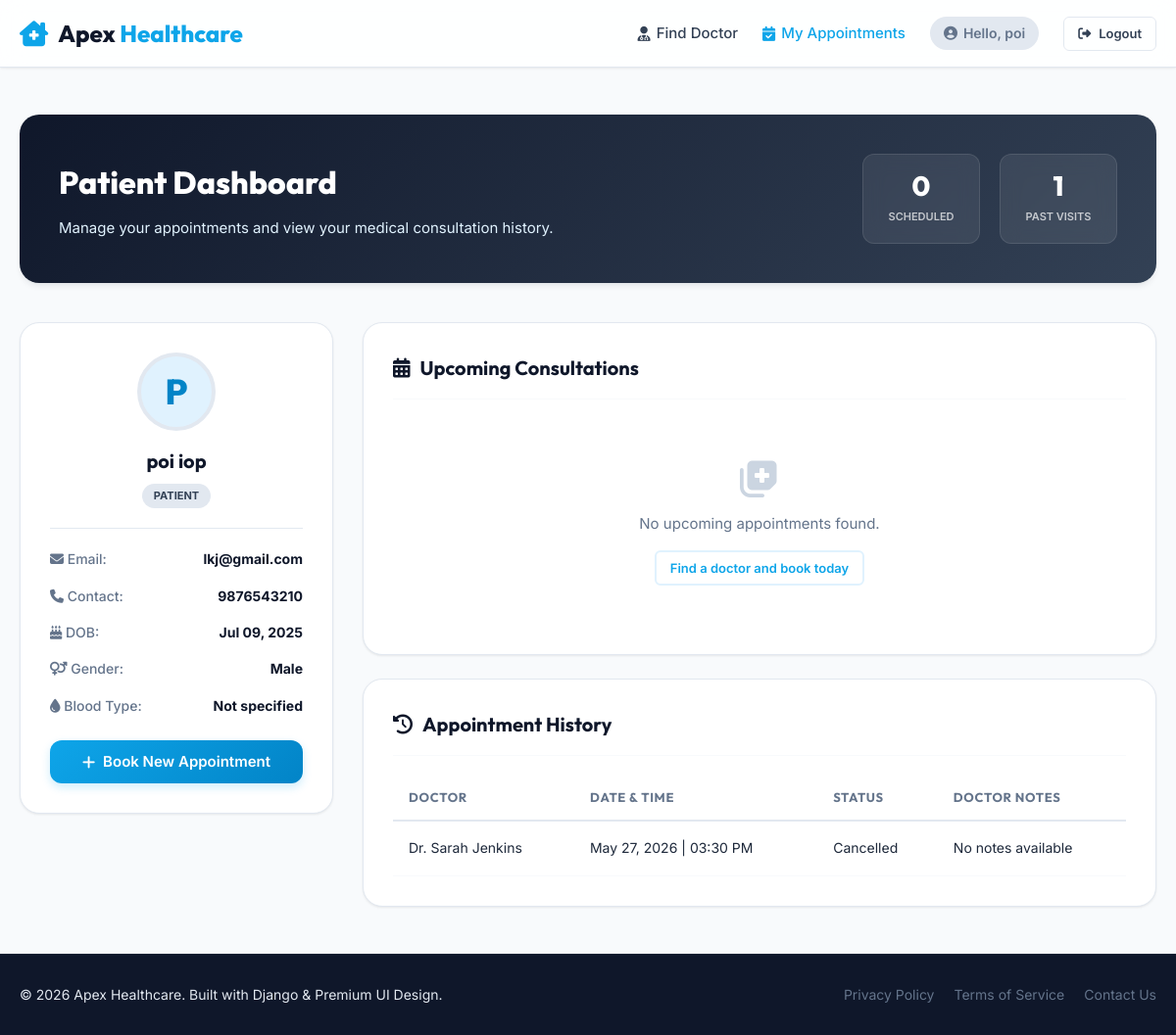
The app's page /dashboard/patient/ (signed in), older data.
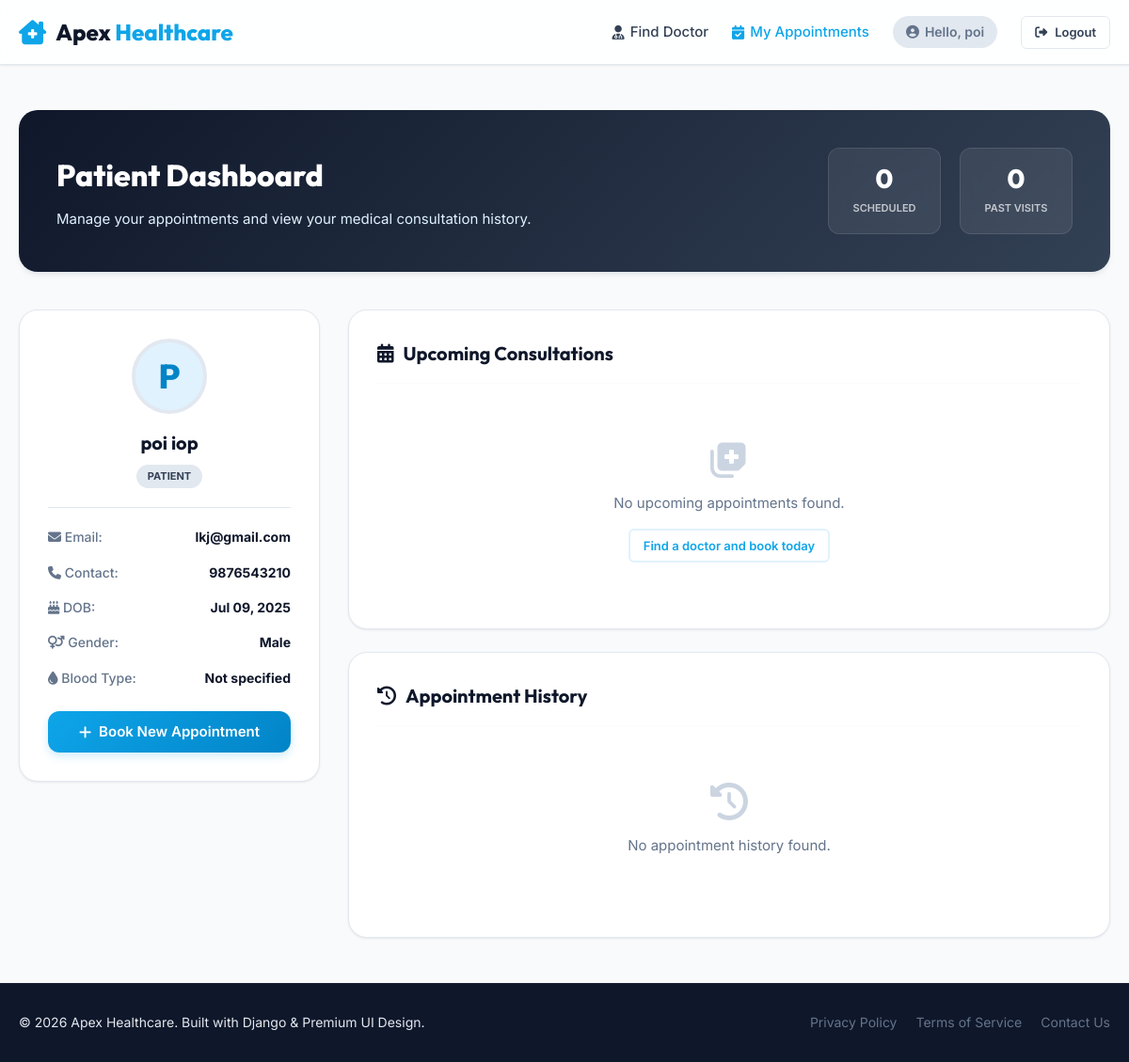
The same page, newer data.
### booking/models.py (models this page shows, shortened)
class PatientProfile(models.Model):
    user = models.OneToOneField(User, on_delete=models.CASCADE, related_name='patient_profile')
    phone_number = models.CharField(max_length=15)
    date_of_birth = models.DateField()
    gender = models.CharField(max_length=10, choices=GENDER_CHOICES)
    blood_group = models.CharField(max_length=5, blank=True, null=True)

class Appointment(models.Model):
    patient = models.ForeignKey(PatientProfile, on_delete=models.CASCADE, related_name='appointments')
    doctor = models.ForeignKey(DoctorProfile, on_delete=models.CASCADE, related_name='appointments')
    date = models.DateField()
    time_slot = models.TimeField()
    status = models.CharField(max_length=15, choices=STATUS_CHOICES, default='Scheduled')
    symptoms = models.TextField(blank=True, null=True)
    doctor_notes = models.TextField(blank=True, null=True)
    created_at = models.DateTimeField(auto_now_add=True)
    class Meta:
        ordering = ['-date', '-time_slot']
        unique_together = ('doctor', 'date', 'time_slot')

class DoctorProfile(models.Model):
    user = models.OneToOneField(User, on_delete=models.CASCADE, related_name='doctor_profile')
    specialization = models.CharField(max_length=50, choices=SPECIALIZATIONS)
    bio = models.TextField()
    consultation_fee = models.DecimalField(max_digits=8, decimal_places=2)
    experience_years = models.PositiveIntegerField()
    profile_picture_url = models.URLField(max_length=500, blank=True, null=True)

### booking/views.py (the view)
# urls.py: path('dashboard/patient/', views.patient_dashboard, name='patient_dashboard'),
@login_required
def patient_dashboard(request):
    if not hasattr(request.user, 'patient_profile'):
        messages.error(request, "Dashboard only accessible to patients.")
        return redirect('home')
    patient = request.user.patient_profile
    appointments = Appointment.objects.filter(patient=patient)
    upcoming = appointments.filter(date__gte=date.today(), status='Scheduled').order_by('date', 'time_slot')
    past = appointments.exclude(id__in=upcoming.values_list('id', flat=True)).order_by('-date', '-time_slot')
    context = {
        'upcoming': upcoming,
        'past': past,
        'patient': patient,
    }
    return render(request, 'booking/patient_dashboard.html', context)

### booking/templates/booking/patient_dashboard.html (shortened to what this page needs)
{% extends 'booking/base.html' %}
{% block content %}
<div class="container py-5">
    <div class="dashboard-banner">
        <div class="banner-content">
            <h1>Patient Dashboard</h1>
            <p>
                Manage your appointments and view your
                medical consultation history.
            </p>
        </div>
        <div class="banner-stats">
            <div class="banner-stat-card">
                <span class="stat-num">
                    {{ upcoming|length }}
                </span>
                <span class="stat-title">
                    Scheduled
                </span>
            </div>
            <div class="banner-stat-card">
                <span class="stat-num">
                    {{ past|length }}
                </span>
                <span class="stat-title">
                    Past Visits
                </span>
            </div>
        </div>
    </div>
    <div class="dashboard-grid">
        <div class="patient-sidebar">
            <div class="sidebar-card">
                <div class="profile-summary-header">
                    <div class="profile-avatar-char">
                        {{ patient.user.first_name.0|default:patient.user.username.0|upper }}
                    </div>
                    <h3>
                        {{ patient.user.get_full_name|default:patient.user.username }}
                    </h3>
                    <span class="badge-role">
                        Patient
                    </span>
                </div>
                <hr class="divider">
                <div class="profile-details-list">
                    <div class="detail-item">
                        <span class="detail-label">
                            <i class="fa-solid fa-envelope"></i>
                            Email:
                        </span>
                        <span class="detail-val">
                            {{ patient.user.email }}
                        </span>
                    </div>
                    <div class="detail-item">
                        <span class="detail-label">
                            <i class="fa-solid fa-phone"></i>
                            Contact:
                        </span>
                        <span class="detail-val">
                            {{ patient.phone_number }}
                        </span>
                    </div>
                    <div class="detail-item">
                        <span class="detail-label">
                            <i class="fa-solid fa-cake-candles"></i>
                            DOB:
                        </span>
                        <span class="detail-val">
                            {{ patient.date_of_birth|date:"M d, Y" }}
                        </span>
                    </div>
                    <div class="detail-item">
                        <span class="detail-label">
                            <i class="fa-solid fa-venus-mars"></i>
                            Gender:
                        </span>
                        <span class="detail-val">
                            {{ patient.gender }}
                        </span>
                    </div>
                    <div class="detail-item">
                        <span class="detail-label">
                            <i class="fa-solid fa-droplet"></i>
                            Blood Type:
                        </span>
                        <span class="detail-val">
                            {{ patient.blood_group|default:"Not specified" }}
                        </span>
                    </div>
                </div>
                <a href="{% url 'home' %}"
                   class="btn btn-primary btn-block mt-4">
                    <i class="fa-solid fa-plus"></i>
                    Book New Appointment
                </a>
            </div>
        </div>
        <div class="dashboard-main-panel">
            <div class="content-card mb-4">
                <h3 class="panel-section-title">
                    <i class="fa-solid fa-calendar-days text-primary"></i>
                    Upcoming Consultations
                </h3>
                {% if upcoming %}
                    <div class="appointments-list">
                        {% for appt in upcoming %}
                            <div class="appointment-row-card">
                                <div class="appt-meta-info">
                                    <div class="appt-doctor">
                                        <i class="fa-solid fa-user-md doctor-icon-sub"></i>
                                        <div>
                                            <h4>
                                                Dr.
                                                {{ appt.doctor.user.first_name }}
                                                {{ appt.doctor.user.last_name }}
                                            </h4>
                                            <span class="spec-label">
                                                {{ appt.doctor.specialization }}
                                            </span>
                                        </div>
                                    </div>
                                    <div class="appt-schedule">
                                        <span class="date-badge">
                                            <i class="fa-solid fa-calendar"></i>
                                            {{ appt.date|date:"l, M d, Y" }}
                                        </span>
                                        <span class="time-badge">
                                            <i class="fa-solid fa-clock"></i>
                                            {{ appt.time_slot|time:"I:i A" }}
                                        </span>
                                    </div>
                                </div>
                                <div class="appt-reason">
                                    <strong>
                                        Symptoms / Reason:
                                    </strong>
                                    <p>
                                        {{ appt.symptoms|default:"General consult" }}
                                    </p>
                                </div>
                                <div class="appt-actions">
                                    <button class="btn btn-outline-danger btn-sm"
                                            onclick="confirmCancellation(`{% url 'cancel_appointment' appt.id %}`)">
                                        <i class="fa-solid fa-calendar-xmark"></i>
                                        Cancel Appointment
                                    </button>
                                </div>
                            </div>
                        {% endfor %}
                    </div>
                {% else %}
                    <div class="dashboard-empty-panel">
                        <i class="fa-solid fa-notes-medical"></i>
                        <p>
                            No upcoming appointments found.
                        </p>
                        <a href="{% url 'home' %}"
                           class="btn btn-outline-primary btn-sm">
                            Find a doctor and book today
                        </a>
                    </div>
                {% endif %}
            </div>
            <div class="content-card">
                <h3 class="panel-section-title">
                    <i class="fa-solid fa-clock-rotate-left text-muted"></i>
                    Appointment History
                </h3>
                {% if past %}
                    <div class="history-table-wrapper">
                        <table class="history-table">
                            <thead>
                                <tr>
                                    <th>Doctor</th>
                                    <th>Date & Time</th>
                                    <th>Status</th>
                                    <th>Doctor Notes</th>
                                </tr>
                            </thead>
                            <tbody>
                                {% for appt in past %}
                                    <tr>
                                        <td>
                                            Dr.
                                            {{ appt.doctor.user.first_name }}
                                            {{ appt.doctor.user.last_name }}
                                        </td>
                                        <td>
                                            {{ appt.date|date:"M d, Y" }}
                                            |
                                            {{ appt.time_slot|time:"h:i A" }}
                                        </td>
                                        <td>
                                            {{ appt.status }}
                                        </td>
                                        <td>
                                            {{ appt.doctor_notes|default:"No notes available" }}
                                        </td>
                                    </tr>
                                {% endfor %}
                            </tbody>
                        </table>
                    </div>
                {% else %}
                    <div class="dashboard-empty-panel">
                        <i class="fa-solid fa-history"></i>
                        <p>
                            No appointment history found.
                        </p>
                    </div>
                {% endif %}
            </div>
        </div>
    </div>
</div>
{% endblock %}

### booking/templates/booking/base.html (shortened to what this page needs)
{% load static %}
<!DOCTYPE html>
<html lang="en">
<head>
    <link rel="stylesheet" href="https://cdnjs.cloudflare.com/ajax/libs/font-awesome/6.4.0/css/all.min.css">
    <link rel="stylesheet" href="{% static 'css/styles.css' %}">
</head>
<body>
    <header class="app-header">
        <div class="nav-container">
            <a href="{% url 'home' %}" class="logo">
                <i class="fa-solid fa-house-chimney-medical logo-icon"></i>
                <span>Apex <span>Healthcare</span></span>
            </a>
            <nav class="nav-links">
                <a href="{% url 'home' %}" class="nav-link {% if request.resolver_match.url_name == 'home' %}active{% endif %}">
                    <i class="fa-solid fa-user-doctor"></i> Find Doctor
                </a>
                {% if request.user.is_authenticated %}
                    {% if request.user.doctor_profile %}
                        <a href="{% url 'doctor_dashboard' %}" class="nav-link {% if request.resolver_match.url_name == 'doctor_dashboard' %}active{% endif %}">
                            <i class="fa-solid fa-chart-line"></i> Doctor Dashboard
                        </a>
                    {% else %}
                        <a href="{% url 'patient_dashboard' %}" class="nav-link {% if request.resolver_match.url_name == 'patient_dashboard' %}active{% endif %}">
                            <i class="fa-solid fa-calendar-check"></i> My Appointments
                        </a>
                    {% endif %}
                    <span class="user-greeting">
                        <i class="fa-solid fa-circle-user"></i>
                        Hello, {{ request.user.first_name|default:request.user.username }}
                    </span>
                    <a href="{% url 'logout' %}" class="btn btn-outline btn-sm">
                        <i class="fa-solid fa-right-from-bracket"></i> Logout
                    </a>
                {% endif %}
            </nav>
        </div>
    </header>
    <main class="main-content">
        {% block content %}{% endblock %}
    </main>
    <footer class="app-footer-bar">
        <div class="footer-container">
            <p>
                &copy; 2026 Apex Healthcare. Built with Django & Premium UI Design.
            </p>
            <div class="footer-links">
                <a href="#">Privacy Policy</a>
                <a href="#">Terms of Service</a>
                <a href="#">Contact Us</a>
            </div>
        </div>
    </footer>
</body>
</html>

Row changes from the older to the newer data that the page shows:
removed Appointment: doctor.user.first_name "Sarah", doctor.user.last_name "Jenkins", date "May 27, 2026", time_slot "03:30 PM", status "Cancelled", doctor_notes "No notes available"
Text that changed along with them:
{{ past|length }}: "1" → "0"
text no longer shown: "DOCTOR DATE & TIME STATUS DOCTOR NOTES"
text now shown: "No appointment history found."
